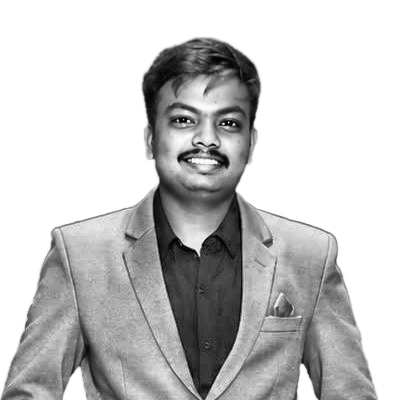
#> input picture source-prepped.png, 400 x 400 px
$ python make_ascii_svg.py
#> lines starting #> are read from the running program, lines starting #| are printed output that depends on the picture
"""Turn source-prepped.png into a self-typing ASCII portrait SVG (vikas-ascii.svg).

Falls back to the GitHub avatar when no prepped photo exists.
STATIC=1 renders without animation.
"""
import io
import os
from pathlib import Path
from xml.sax.saxutils import escape

import numpy as np
import requests
from PIL import Image, ImageOps

ROOT = Path(__file__).resolve().parent.parent
SRC = ROOT / "source-prepped.png"
OUT = ROOT / "vikas-ascii.svg"
USERNAME = os.environ.get("GH_USER", "Tracevikas")
STATIC = os.environ.get("STATIC") == "1"

RAMP = " .`:-=+*cs#%@"  # bright -> dark
COLS = 72
CHAR_W, LINE_H, FONT_SIZE = 5.0, 9.0, 8.6
PAD, HEAD = 16, 40
ROW_DUR, ROW_STEP = 0.35, 0.045
FONT = "ui-monospace, SFMono-Regular, Menlo, Consolas, 'Liberation Mono', monospace"


def load_image():
    if SRC.exists():
        return Image.open(SRC).convert("L")
#> returned value is the input picture: PIL image 400x400 L; min 0, max 255, mean 197.9
    print("source-prepped.png not found - using GitHub avatar")
    raw = requests.get(f"https://github.com/{USERNAME}.png?size=460", timeout=30).content
    return ImageOps.autocontrast(Image.open(io.BytesIO(raw)).convert("L"), cutoff=1)


def to_ascii(img):
    w, h = img.size
#> w = 400; h = 400
    rows = round(COLS * (h / w) * (CHAR_W / LINE_H))
#> rows = 40
    px = np.asarray(img.resize((COLS, rows), Image.LANCZOS), dtype=np.float32) / 255.0
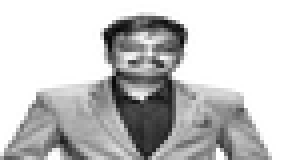
#> px: shape (40, 72) float32 (shown 4 times larger); min 0.0275, max 1, mean 0.775
    idx = ((1.0 - px) * (len(RAMP) - 1)).round().astype(int)
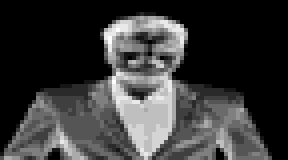
#> idx: shape (40, 72) int64 (shown 4 times larger); min 0, max 12, mean 2.7; drawn with min black and max white
    lines = ["".join(RAMP[i] for i in row).rstrip() for row in idx]
    while lines and not lines[0].strip():
        lines.pop(0)
#> this loop made 3 passes
#> after the loop, lines = 37 items
    while lines and not lines[-1].strip():
        lines.pop()
#> this loop made 0 passes
    return lines


def main():
    lines = to_ascii(load_image())
#> lines = 37 items
    width = PAD * 2 + COLS * CHAR_W
    height = HEAD + len(lines) * LINE_H + PAD + 8
#> height = 397

    defs, texts = [], []
    for r, line in enumerate(lines):
        if not line.strip():
            continue
        y = HEAD + (r + 1) * LINE_H
        attrs = f'x="{PAD}" y="{y:.1f}" textLength="{len(line) * CHAR_W:.1f}" lengthAdjust="spacingAndGlyphs"'
        if STATIC:
            texts.append(f'<text {attrs}>{escape(line)}</text>')
            continue
        # each row is revealed left-to-right by a growing clip rect, like it's being typed
        defs.append(
            f'<clipPath id="r{r}"><rect x="{PAD}" y="{y - LINE_H:.1f}" width="0" height="{LINE_H + 2}">'
            f'<animate attributeName="width" from="0" to="{COLS * CHAR_W}" begin="{r * ROW_STEP:.3f}s" '
            f'dur="{ROW_DUR}s" fill="freeze"/></rect></clipPath>'
        )
        texts.append(f'<text {attrs} clip-path="url(#r{r})">{escape(line)}</text>')
#> this loop made 37 passes
#> y on passes 2 to 13: 58, 67, 76, 85, 94, 103, 112, 121, 130, 139, 148, 157
#> (line, y) on pass 1: ('                                  .`...', 49)
#> after the loop, defs = 37 items; texts = 37 items

    end = len(lines) * ROW_STEP + ROW_DUR
#> end = 2.02
    cursor = "" if STATIC else (
        f'<rect x="{PAD}" y="{height - PAD - 4}" width="7" height="2" fill="#39d353" opacity="0">'
        f'<animate attributeName="opacity" values="0;1;0" dur="1s" begin="{end:.2f}s" repeatCount="indefinite"/></rect>'
    )

    svg = f'''<svg xmlns="http://www.w3.org/2000/svg" width="{width:.0f}" height="{height:.0f}" viewBox="0 0 {width:.0f} {height:.0f}" role="img" aria-label="ASCII portrait of {USERNAME}">
<style>text {{ font-family: {FONT}; font-size: {FONT_SIZE}px; fill: #8ddb8c; white-space: pre; }}
.t {{ fill: #7d8590; font-size: 11px; }}</style>
<defs>{"".join(defs)}</defs>
<rect x=".5" y=".5" width="{width - 1:.0f}" height="{height - 1:.0f}" rx="10" fill="#0d1117" stroke="#30363d"/>
<circle cx="20" cy="18" r="5.5" fill="#ff5f56"/><circle cx="38" cy="18" r="5.5" fill="#ffbd2e"/><circle cx="56" cy="18" r="5.5" fill="#27c93f"/>
<text x="{width / 2:.0f}" y="22" class="t" text-anchor="middle">~/portrait.txt</text>
{"".join(texts)}
{cursor}
</svg>'''
    OUT.write_text(svg, encoding="utf-8")
    print(f"wrote {OUT.name} ({len(lines)} rows)")
#| wrote vikas-ascii.svg (37 rows)


if __name__ == "__main__":
    main()
